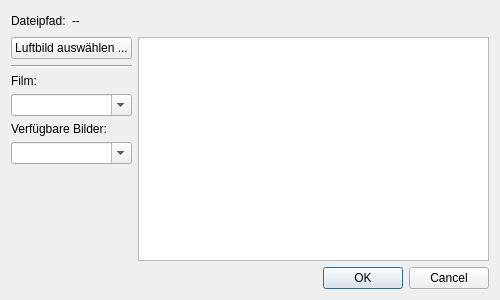
<?xml version="1.0" encoding="UTF-8"?>
<ui version="4.0">
 <class>apisRepresentativeImageDialog</class>
 <widget class="QDialog" name="apisRepresentativeImageDialog">
  <property name="windowModality">
   <enum>Qt::ApplicationModal</enum>
  </property>
  <property name="geometry">
   <rect>
    <x>0</x>
    <y>0</y>
    <width>500</width>
    <height>300</height>
   </rect>
  </property>
  <property name="windowTitle">
   <string>APIS Repräsentatives Luftbild</string>
  </property>
  <property name="windowIcon">
   <iconset resource="resource.qrc">
    <normaloff>:/plugins/APIS/icons/apis.png</normaloff>:/plugins/APIS/icons/apis.png</iconset>
  </property>
  <property name="locale">
   <locale language="German" country="Germany"/>
  </property>
  <property name="modal">
   <bool>true</bool>
  </property>
  <layout class="QVBoxLayout" name="verticalLayout">
   <item>
    <layout class="QHBoxLayout" name="horizontalLayout">
     <item>
      <widget class="QLabel" name="label_3">
       <property name="text">
        <string>Dateipfad:</string>
       </property>
      </widget>
     </item>
     <item>
      <widget class="QLabel" name="uiImagePathLbl">
       <property name="text">
        <string>--</string>
       </property>
      </widget>
     </item>
     <item>
      <spacer name="horizontalSpacer">
       <property name="orientation">
        <enum>Qt::Horizontal</enum>
       </property>
       <property name="sizeHint" stdset="0">
        <size>
         <width>40</width>
         <height>20</height>
        </size>
       </property>
      </spacer>
     </item>
    </layout>
   </item>
   <item>
    <layout class="QGridLayout" name="gridLayout">
     <item row="0" column="0">
      <widget class="QPushButton" name="uiSelectImageFromSystem">
       <property name="text">
        <string>Luftbild auswählen ...</string>
       </property>
       <property name="icon">
        <iconset resource="resource.qrc">
         <normaloff>:/plugins/APIS/icons/image.png</normaloff>:/plugins/APIS/icons/image.png</iconset>
       </property>
       <property name="iconSize">
        <size>
         <width>24</width>
         <height>24</height>
        </size>
       </property>
       <property name="autoDefault">
        <bool>false</bool>
       </property>
      </widget>
     </item>
     <item row="1" column="0">
      <widget class="Line" name="line">
       <property name="orientation">
        <enum>Qt::Horizontal</enum>
       </property>
      </widget>
     </item>
     <item row="2" column="0">
      <widget class="QLabel" name="label">
       <property name="text">
        <string>Film:</string>
       </property>
      </widget>
     </item>
     <item row="3" column="0">
      <widget class="QComboBox" name="uiFilmNumberCombo">
       <property name="editable">
        <bool>true</bool>
       </property>
      </widget>
     </item>
     <item row="4" column="0">
      <widget class="QLabel" name="label_2">
       <property name="text">
        <string>Verfügbare Bilder:</string>
       </property>
      </widget>
     </item>
     <item row="5" column="0">
      <widget class="QComboBox" name="uiAvailableImagesCombo">
       <property name="editable">
        <bool>true</bool>
       </property>
      </widget>
     </item>
     <item row="7" column="0" colspan="2">
      <widget class="QDialogButtonBox" name="buttonBox">
       <property name="orientation">
        <enum>Qt::Horizontal</enum>
       </property>
       <property name="standardButtons">
        <set>QDialogButtonBox::Cancel|QDialogButtonBox::Ok</set>
       </property>
      </widget>
     </item>
     <item row="6" column="0">
      <spacer name="verticalSpacer">
       <property name="orientation">
        <enum>Qt::Vertical</enum>
       </property>
       <property name="sizeHint" stdset="0">
        <size>
         <width>20</width>
         <height>40</height>
        </size>
       </property>
      </spacer>
     </item>
     <item row="0" column="1" rowspan="7">
      <widget class="QGraphicsView" name="uiRepresentativeImageView"/>
     </item>
    </layout>
   </item>
  </layout>
 </widget>
 <tabstops>
  <tabstop>uiSelectImageFromSystem</tabstop>
  <tabstop>uiFilmNumberCombo</tabstop>
  <tabstop>uiAvailableImagesCombo</tabstop>
  <tabstop>buttonBox</tabstop>
  <tabstop>uiRepresentativeImageView</tabstop>
 </tabstops>
 <resources>
  <include location="resource.qrc"/>
 </resources>
 <connections>
  <connection>
   <sender>buttonBox</sender>
   <signal>accepted()</signal>
   <receiver>apisRepresentativeImageDialog</receiver>
   <slot>accept()</slot>
   <hints>
    <hint type="sourcelabel">
     <x>258</x>
     <y>289</y>
    </hint>
    <hint type="destinationlabel">
     <x>157</x>
     <y>274</y>
    </hint>
   </hints>
  </connection>
  <connection>
   <sender>buttonBox</sender>
   <signal>rejected()</signal>
   <receiver>apisRepresentativeImageDialog</receiver>
   <slot>reject()</slot>
   <hints>
    <hint type="sourcelabel">
     <x>326</x>
     <y>289</y>
    </hint>
    <hint type="destinationlabel">
     <x>286</x>
     <y>274</y>
    </hint>
   </hints>
  </connection>
 </connections>
</ui>
